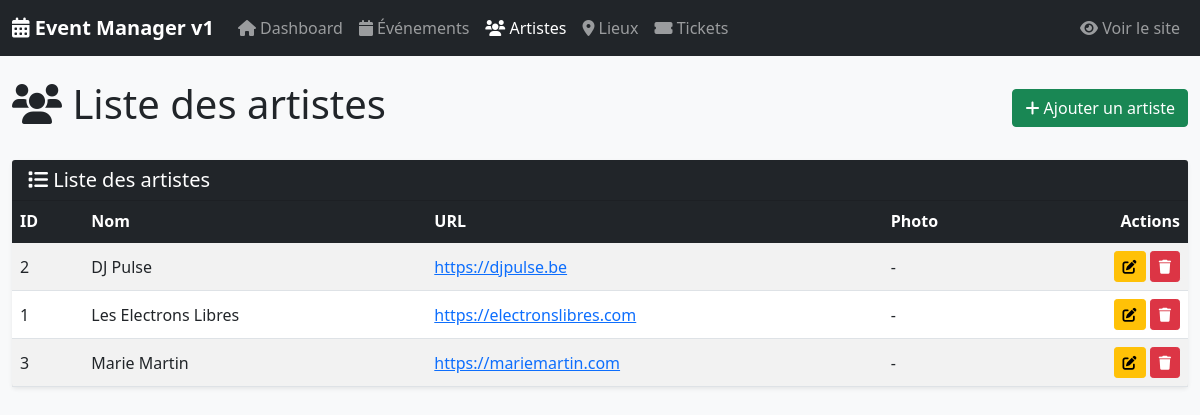
Screenshot of /admin/artistes.php?error=not_found with the database file from the repository.
### tables this page shows
CREATE TABLE `artiste` (
  `id_artiste` int(11) NOT NULL,
  `nom` varchar(255) NOT NULL,
  `url` varchar(255) DEFAULT NULL,
  `photo` varchar(255) DEFAULT NULL
);

### classes/Artiste.php (called while the page is built, shortened)
<?php
class Artiste {
    private $conn;
    private $table = 'artiste';
    public function __construct($db) {
        $this->conn = $db;
    }
    public function lire() {
        $query = "SELECT * FROM " . $this->table . " ORDER BY nom ASC";
        $stmt = $this->conn->prepare($query);
        $stmt->execute();
        return $stmt->fetchAll(PDO::FETCH_ASSOC);
    }
}
?>

### admin/artistes.php (the view, shortened to what this page needs)
<?php
require_once '../classes/Artiste.php';
$database = new Database();
$db = $database->getConnection();
$artiste = new Artiste($db);
$artistes = $artiste->lire();
include 'includes/header.php';
?>
<div class="d-flex justify-content-between align-items-center mb-4">
    <h1><i class="fas fa-users"></i> Liste des artistes</h1>
    <a href="artiste_ajouter.php" class="btn btn-success">
        <i class="fas fa-plus"></i> Ajouter un artiste
    </a>
</div>
<div class="card">
    <div class="card-header bg-dark text-white">
        <h5 class="mb-0"><i class="fas fa-list"></i> Liste des artistes</h5>
    </div>
    <div class="card-body p-0">
        <div class="table-responsive">
            <table class="table table-striped mb-0 align-middle">
                <thead class="table-dark">
                    <tr>
                        <th>ID</th>
                        <th>Nom</th>
                        <th>URL</th>
                        <th>Photo</th>
                        <th class="text-end">Actions</th>
                    </tr>
                </thead>
                <tbody>
                    <?php if (empty($artistes)): ?>
                    <tr>
                        <td colspan="5" class="text-center">Aucun artiste enregistré</td>
                    </tr>
                    <?php else: ?>
                    <?php foreach ($artistes as $art): ?>
                    <tr>
                        <td><?= $art['id_artiste'] ?></td>
                        <td><?= htmlspecialchars($art['nom']) ?></td>
                        <td>
                            <?php if (!empty($art['url'])): ?>
                                <a href="<?= htmlspecialchars($art['url']) ?>" target="_blank" class="text-primary">
                                    <?= htmlspecialchars($art['url']) ?>
                                </a>
                            <?php else: ?>
                                <span class="text-muted">-</span>
                            <?php endif; ?>
                        </td>
                        <td><?= htmlspecialchars($art['photo'] ?? '-') ?></td>
                        <td class="text-end">
                            <a href="artiste_modifier.php?id=<?= $art['id_artiste'] ?>"
                               class="btn btn-warning btn-sm">
                                <i class="fas fa-edit"></i>
                            </a>
                            <a href="?supprimer=<?= $art['id_artiste'] ?>"
                               class="btn btn-danger btn-sm"
                               onclick="return confirmerSuppression(this, 'artiste')">
                                <i class="fas fa-trash"></i>
                            </a>
                        </td>
                    </tr>
                    <?php endforeach; ?>
                    <?php endif; ?>
                </tbody>
            </table>
        </div>
    </div>
</div>
<?php include 'includes/footer.php'; ?>

### admin/includes/header.php (style rules this page uses)
.table th { background-color: #212529; color: white; }
body { background-color: #f8f9fa; }
.card { border: none; box-shadow: 0 0.125rem 0.25rem rgba(0,0,0,0.075); }
.card-header { font-weight: 600; }

### rows the page displays
artiste: id_artiste "2", nom "DJ Pulse", url "https://djpulse.be", photo "-"
artiste: id_artiste "1", nom "Les Electrons Libres", url "https://electronslibres.com", photo "-"
artiste: id_artiste "3", nom "Marie Martin", url "https://mariemartin.com", photo "-"
